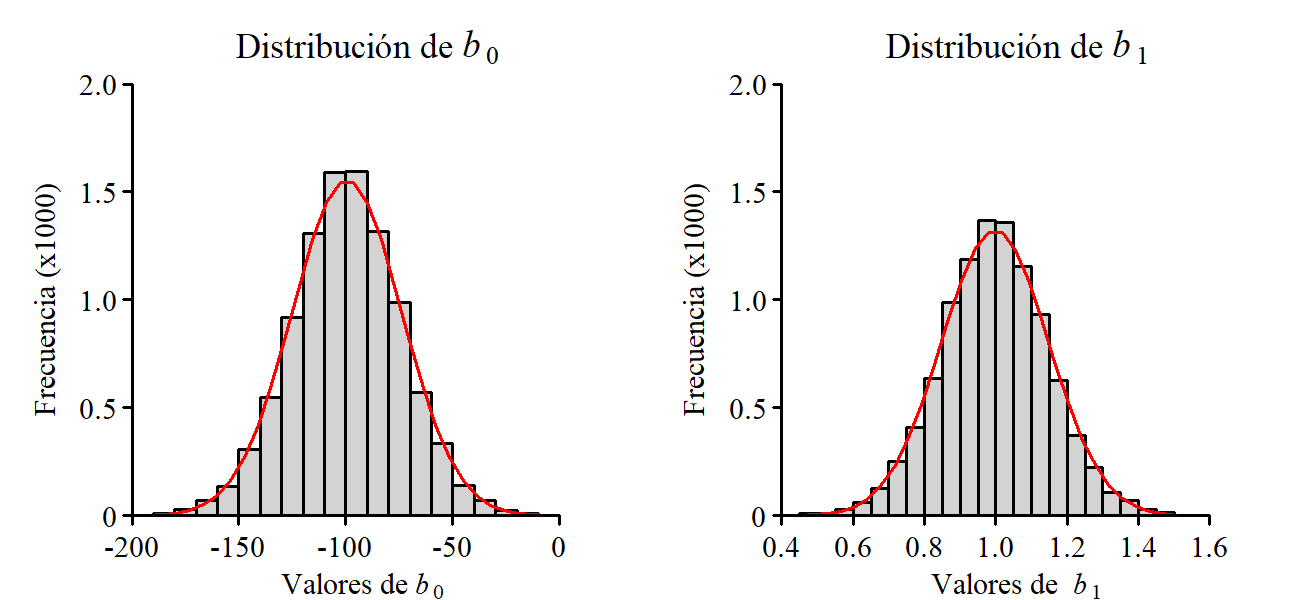

Write the R code that produced this figure.
png(file="160_distribucionCoeficientes.png",width=1300, height=600, res = 300)
t = 0.8

# set.seed(123)
# ite = 10000
# x = rnorm(20*ite, 170, 8)
# y = - 100 + x + rnorm(20*ite, 0, 5)
# b0 = rep(NA, ite)
# b1 = rep(NA, ite)
# for (i in 1:ite) {
#   xr = x[(-19+20*i):(20*i)]
#   yr = y[(-19+20*i):(20*i)]
#   regre = lm(yr ~ xr)
#   b0[i] = regre[[1]][1]
#   b1[i] = regre[[1]][2]
# }

b0b1 = read.csv2("b0b1.csv")
b0 = b0b1[,2]
m0 = mean(b0)
stdb0 = sqrt(var(b0))
b1 = b0b1[,3]

par(mfrow=c(1,2), mar=c(1.4, 2.2, 1.4, 1.5), xaxs="i", yaxs="i", family = "serif") # mar=c(1.5, 2.2, 0.5, 1.5)

h0 = hist(b0, main = "", ylim = c(0, 2000), xlim=c(-200, 0), breaks=seq(-260, 60, 10), cex.axis = t, las=1, xlab="", ylab="", xaxt = "n", yaxt = "n")
h0
xfit <- seq(min(b0), max(b0), length = 40) 
yfit <- dnorm(xfit, mean = mean(b0), sd = sd(b0)) 
yfit <- yfit * diff(h0$mids[1:2]) * length(b0) 
lines(xfit, yfit, col = "red", lwd = 1)
#https://stackoverflow.com/questions/20078107/overlay-normal-curve-to-histogram-in-r

axis(side=1, at=seq(-200, 0, 50), padj=-3.2, tck=-0.02, cex.axis=t-0.2)
axis(side=2, at=seq(0, 2000, 500), hadj=-0.2, tck=-0.02, cex.axis=t-0.2, las=1, labels = c("", "0.5", "1.0", "1.5", "2.0"))
axis(side=2, at=0, hadj=-2, tck=-0.02, cex.axis=t-0.2, las=1)
mtext("Frecuencia (x1000)", side = 2, line = 1.1, cex = t-0.2)
mtext(expression(italic("                           b"[0])), side=3, line=0.15, cex=t-0.05, las=1)
mtext("Distribución de" , side=3, line=0.25, cex=t-0.1, las=1)
mtext(expression(italic("                     b"[0])), side=1, line=0.57, cex=t-0.2, las=1)
mtext("Valores de" , side=1, line=0.5, cex=t-0.2, las=1)

h1 = hist(b1, main = "", ylim = c(0, 2000), xlim=c(0.4, 1.6), breaks=seq(0, 2, 0.05), cex.axis = t, las=1, xlab="", ylab="", xaxt = "n", yaxt = "n")
h1
xfit <- seq(min(b1), max(b1), length = 40) 
yfit <- dnorm(xfit, mean = mean(b1), sd = sd(b1)) 
yfit <- yfit * diff(h1$mids[1:2]) * length(b0) 
lines(xfit, yfit, col = "red", lwd = 1)

axis(side=1, at=seq(0.4, 1.6, 0.2), padj=-3.2, tck=-0.02, cex.axis=t-0.2)
axis(side=2, at=seq(0, 2000, 500), hadj=-0.2, tck=-0.02, cex.axis=t-0.2, las=1, labels = c("", "0.5", "1.0", "1.5", "2.0"))
axis(side=2, at=0, hadj=-2, tck=-0.02, cex.axis=t-0.2, las=1)
mtext("Frecuencia (x1000)", side = 2, line = 1.1, cex = t-0.2)
mtext(expression(italic("                           b"[1])), side=3, line=0.15, cex=t-0.05, las=1)
mtext("Distribución de" , side=3, line=0.25, cex=t-0.1, las=1)
mtext(expression(italic("                       b"[1])), side=1, line=0.57, cex=t-0.2, las=1)
mtext("Valores de" , side=1, line=0.5, cex=t-0.2, las=1)

# b0b1 = cbind(b0, b1)
# write.csv2(b0b1,"b0b1.csv")

dev.off()

